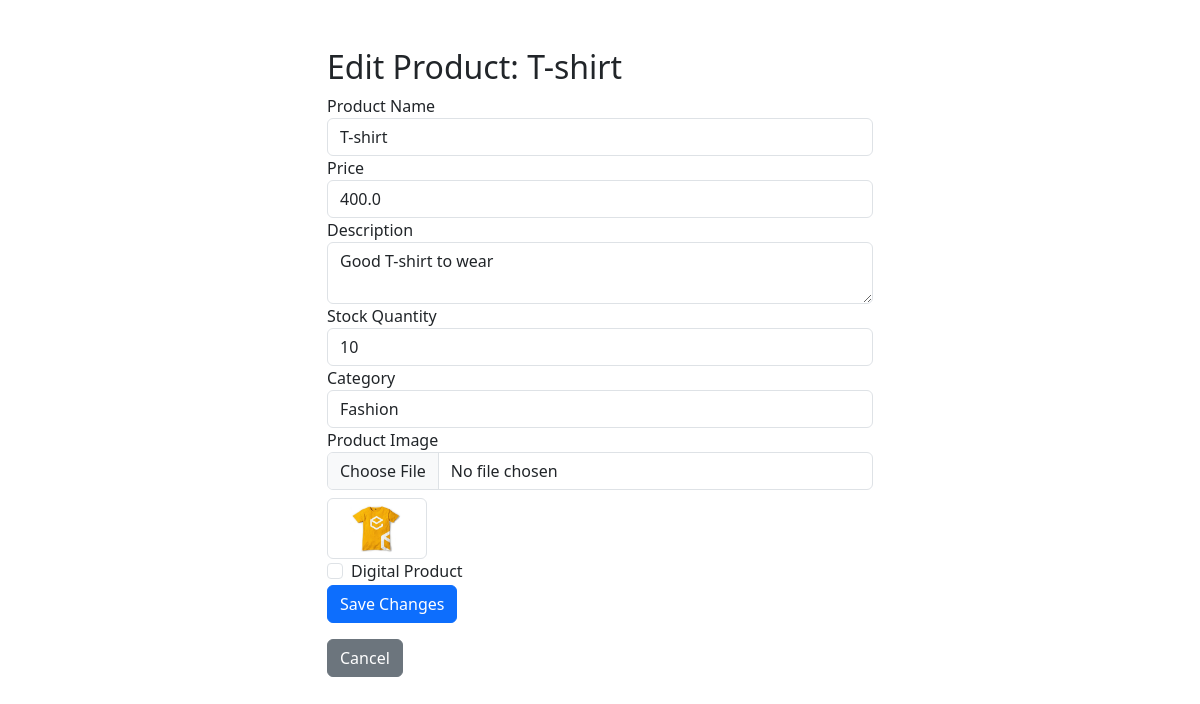
The page /product/edit/1/ on the database its author committed.
### store/models.py (models this page shows, shortened)
class Product(models.Model):
	seller=models.ForeignKey(Seller,on_delete=models.CASCADE,null=True)
	category_name = models.ForeignKey(Category, on_delete=models.CASCADE)
	name = models.CharField(max_length=150, null=False, blank=False)
	price = models.FloatField()
	digital = models.BooleanField(default=False, null=True, blank=True)
	image = models.ImageField(null=True, blank=True)
	description = models.TextField(null=True, blank=True)
	stock = models.IntegerField(default=0, null=True, blank=True)

### store/views.py (the view)
# urls.py: path('product/edit/<int:product_id>/', views.edit_product, name='edit_product'),
def edit_product(request, product_id):
    product = get_object_or_404(Product, id=product_id)
    categories = Category.objects.all()  # Fetch all categories
    if request.method == 'POST':
        form = ProductForm(request.POST, request.FILES, instance=product)
        if form.is_valid():
            form.save()
            return redirect('store:seller')
    else:
        form = ProductForm(instance=product)
    context = {
        'form': form,
        'product': product,
        'categories': categories  # Pass categories to the template
    }
    return render(request, 'store/edit_product.html', context)

### store/forms.py
class ProductForm(forms.ModelForm):
    class Meta:
        model = Product
        fields = ['name', 'price', 'digital', 'image', 'description', 'stock', 'category_name']

### store/templates/store/edit_product.html (shortened to what this page needs)
<!DOCTYPE html>
<html>
<head>
    <link href="https://cdn.jsdelivr.net/npm/bootstrap@5.3.3/dist/css/bootstrap.min.css" rel="stylesheet">
</head>
<body>
<div class="container mt-5">
{% block content %}
 <div class="row justify-content-center">
 <div class="col-md-6">
  <h2>Edit Product: {{ product.name }}</h2>
  <form method="POST" enctype="multipart/form-data">
    <div class="form-group">
      <label for="name">Product Name</label>
      <input type="text" class="form-control" id="name" name="name" value="{{ product.name }}">
    </div>
    <div class="form-group">
      <label for="price">Price</label>
      <input type="number" class="form-control" id="price" name="price" value="{{ product.price }}" step="0.01">
    </div>
    <div class="form-group">
      <label for="description">Description</label>
      <textarea class="form-control" id="description" name="description">{{ product.description }}</textarea>
    </div>
    <div class="form-group">
      <label for="stock">Stock Quantity</label>
      <input type="number" class="form-control" id="stock" name="stock" value="{{ product.stock }}">
    </div>
    <div class="form-group">
      <label for="category_name">Category</label>
      <select class="form-control" id="category_name" name="category_name">
        {% for category in categories %}
          <option value="{{ category.id }}" {% if category.id == product.category.id %} selected {% endif %}>{{ category.category_name }}</option>
        {% endfor %}
      </select>
    </div>
    <div class="form-group">
      <label for="image">Product Image</label>
      <input type="file" class="form-control" id="image" name="image">
      {% if product.image %}
        <img src="{{ product.image.url }}" alt="{{ product.name }}" class="img-thumbnail mt-2" width="100">
      {% endif %}
    </div>
    <div class="form-group form-check">
      <input type="checkbox" class="form-check-input" id="digital" name="digital" {% if product.digital %} checked {% endif %}>
      <label class="form-check-label" for="digital">Digital Product</label>
    </div>
    <button type="submit" class="btn btn-primary">Save Changes</button>
  </form>
  <a href="{% url 'store:seller' %}" class="btn btn-secondary mt-3">Cancel</a>
</div>
</div>
{% endblock %}
</div>
</body>
</html>

### rows shown on the page
Product: name "T-shirt", price "400.0", description "Good T-shirt to wear", stock "10", image (picture)

### other values the page prints
form field category_name "Fashion"
